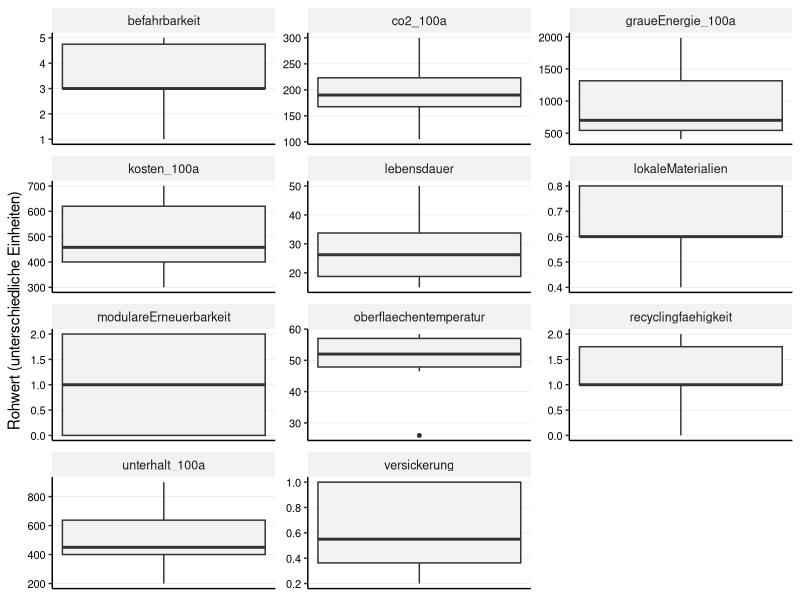

The R script that drew this image: (Note: this script raises an error after producing the figure.)
## ---- chunk 1

library(tidyverse)
library(readr)
library(ggplot2)
library(forcats)
library(tidytext)
library(patchwork)

## ---- chunk 2

## 1. Daten Importieren

# Liest die Rohdaten für die Beläge ein
df_belaege_raw <- read_delim(
  "01_data_input/Belaege_tidy.csv",
  delim = ";"
)

# Liest die Gewichtungen für alle vier Szenarien ein
weights_s0_raw <- read_delim(
  "01_data_input/Belaege_Gewichtung_Szenario0.csv",
  delim = ";"
)
weights_s1_raw <- read_delim(
  "01_data_input/Belaege_Gewichtung_Szenario1.csv",
  delim = ";"
)
weights_s2_raw <- read_delim(
  "01_data_input/Belaege_Gewichtung_Szenario2.csv",
  delim = ";"
)
weights_s3_raw <- read_delim(
  "01_data_input/Belaege_Gewichtung_Szenario3.csv",
  delim = ";"
)
## ---- chunk 3
#| include: false
# --- PRÜFUNG BLOCK 1 ---

print("--- 1. Check: Spaltennamen Beläge (Sind alle Spaltennamen da?) ---")
colnames(df_belaege_raw)

print("--- 2. Check: Gewichtung S0 (Wurden Spalten getrennt?) ---")
head(weights_s0_raw)

print("--- 3. Check: Gewichtung S3 (Zur Sicherheit) ---")
head(weights_s3_raw)

## ---- chunk 4
# A. Bereinigung der Rohdaten (Belaege_normiert.csv)
df_belaege <- df_belaege_raw %>%
  select(belagskategorie, option, everything()) 

# B. Bereinigung der Gewichtungen (ALLE SZENARIEN)
# Wir fügen den Roh-Dateien die Szenario-Namen hinzu
df_weights_s0 <- weights_s0_raw %>%
  mutate(szenario = "Szenario 0: Baseline (IST)")
df_weights_s1 <- weights_s1_raw %>%
  mutate(szenario = "Szenario 1: Forschungsfokus")
df_weights_s2 <- weights_s2_raw %>%
  mutate(szenario = "Szenario 2: Radikale Vermeidung")
df_weights_s3 <- weights_s3_raw %>%
  mutate(szenario = "Szenario 3: Radikaler Lebenszyklus")

# Jetzt binden wir sie zu einer finalen Gewichtungs-Tabelle zusammen
df_weights <- bind_rows(df_weights_s0, df_weights_s1, df_weights_s2, df_weights_s3) %>%
  # Berechne das Gesamtgewicht (gewicht) aus den Rohspalten,
  mutate(
    gewicht = group_weight * within_group_weight
  ) %>%
   # umbenennen für den Join
  rename(
    bewertungskategorie = criterion_id
  ) %>%
  # Auswählen der Spalten, die der Rest des Skripts braucht
  select(szenario, bewertungskategorie, gewicht, group_id)

## ---- chunk 5
#| include: false
# --- PRÜFUNG BLOCK 2 ---

print(df_weights, n = 44)

print("--- Check: Stichprobe der Gewichte ---")
# Zeig mir mal S0 und S3 im Vergleich für Kosten
df_weights %>% 
  filter(bewertungskategorie == "initialkosten_100a") %>%
  select(szenario, gewicht)

## ---- chunk 6
# 3.1 Wide-to-Long
df_belaege_long <- df_belaege %>%
  pivot_longer(
    cols = where(is.numeric), 
    names_to = "bewertungskategorie", 
    values_to = "wert"
  )

# 3.2 JOIN mit Gewichtung
# WICHTIG: Wir nutzen left_join. 
# Alles was in der Gewichtungstabelle fehlt (wie 'initialkosten'), bekommt hier gewicht = NA.
df_belaege_joined <- df_belaege_long %>%
  left_join(df_weights, by = "bewertungskategorie", relationship = "many-to-many")

## ---- chunk 7
#| include: false
# --- PRÜFUNG BLOCK 3 ---

print(df_belaege_joined, n = 44)

print("--- Check: Hat 'initialkosten' KEIN Gewicht (NA)? ---")
df_belaege_joined %>%
  filter(bewertungskategorie == "initialkosten") %>%
  select(szenario, bewertungskategorie, gewicht) %>%
  distinct() %>%
  head(2) # Sollte NA zeigen (oder leer sein, falls S0)

print("--- Check: Hat 'initialkosten_100a' ein Gewicht? ---")
df_belaege_joined %>%
  filter(bewertungskategorie == "initialkosten_100a") %>%
  filter(szenario == "Szenario 0: Baseline (IST)") %>%
  select(szenario, bewertungskategorie, gewicht) %>%
  distinct() %>%
  head(2) # Sollte 0.1 zeigen

## ---- chunk 8
# -------------------------------------------------------
# TEIL 1: Boxplot der Rohwerte (Überblick)  (Scientific Style)
# -------------------------------------------------------
# Hinweis: Da die Einheiten gemischt sind, nutzen wir facet_wrap mit freien Skalen.
plot_rohwerte <- ggplot(df_belaege_long, aes(y = wert)) +
  geom_boxplot(fill = "grey95", width = 0.5, outlier.size = 1) +
  
  # Facetten für jedes Kriterium
  facet_wrap(~bewertungskategorie, scales = "free", ncol = 3) +
  
  labs(
    title = NULL, 
    subtitle = NULL,
    x = NULL,
    y = "Rohwert (unterschiedliche Einheiten)"
  ) +
  
  theme_classic(base_size = 11) +
  
  theme(
    # Nur horizontale Gitterlinien (y) sind wichtig zum Ablesen der Werte
    panel.grid.major.y = element_line(color = "grey90", linewidth = 0.2),
    panel.grid.major.x = element_blank(),
    
    # Facetten-Label
    strip.background = element_rect(fill = "grey95", color = NA),
    strip.text = element_text(face = "plain", size = 9),
    
    # Y-Achse (Werte) MUSS sichtbar sein:
    axis.text.y = element_text(size = 8, color = "black"), 
    
    # X-Achse (unten) kann leer sein:
    axis.text.x = element_blank(),
    axis.ticks.x = element_blank()
  )

# print(plot_rohwerte)

## ---- chunk 9
#| include: false
# Speicher des Plots
ggsave("02_export/plots/check_01_rohwerte_verteilung_belaege.png", 
       plot = plot_rohwerte, width = 10, height = 8, dpi = 300)

## ---- chunk 10
#| label: fig-lebenszyklus-final-clean
#| fig.width: 10
#| fig.height: 12
#| out.width: "100%"
#| warning: false


# -------------------------------------------------------
# TEIL 2: KOSTEN (Gestapelt: Erneuerungszyklen + Unterhalt)
# -------------------------------------------------------

# 1. Daten vorbereiten
df_kosten_calc <- df_belaege %>%
  select(belagskategorie, option, initialkosten, initialkosten_100a, unterhalt_100a) %>%
  mutate(
    n_zyklen = round(initialkosten_100a / initialkosten),
    total_kosten = initialkosten_100a + unterhalt_100a
  )

# 2. Datensatz "aufblasen"
df_invest_expanded <- df_kosten_calc %>%
  uncount(n_zyklen) %>%
  mutate(
    kostenart = "Investitionskosten (pro Erneuerungszyklus)",
    wert = initialkosten,
    label_text = as.character(round(initialkosten, 0))
  )

df_unterhalt <- df_kosten_calc %>%
  mutate(
    kostenart = "Unterhaltskosten (kumuliert 100a)",
    wert = unterhalt_100a,
    label_text = as.character(round(unterhalt_100a, 0)) 
  )

df_plot_kosten_final <- bind_rows(df_invest_expanded, df_unterhalt) %>%
  mutate(option_sortiert = reorder(option, initialkosten_100a + unterhalt_100a)) %>%
  mutate(kosten_label = fct_relevel(kostenart, 
                                    "Unterhaltskosten (kumuliert 100a)", 
                                    "Investitionskosten (pro Erneuerungszyklus)"))

# 3. Plot Kosten erstellen
plot_kosten_stacked <- ggplot(df_plot_kosten_final, 
       aes(x = option_sortiert, y = wert, fill = kosten_label)) +
  
  # Balken mit weissen Trennlinien
  geom_col(width = 0.7, color = "white", linewidth = 0.3) + 
  
  # Beschriftung: Mittig im Block
  geom_text(aes(label = label_text), 
            position = position_stack(vjust = 0.5), 
            size = 2.5, 
            color = "white") +
  
  scale_fill_manual(values = c(
    "Investitionskosten (pro Erneuerungszyklus)" = "#084594", 
    "Unterhaltskosten (kumuliert 100a)" = "#9ecae1"
  )) +
  
  scale_y_continuous(breaks = seq(0, 3000, 200)) + 
  scale_x_discrete(labels = function(x) stringr::str_wrap(x, width = 20)) +
  
  labs(
    title = NULL,
    x = NULL,
    y = "Kosten [CHF/m²]",
    fill = NULL 
  ) +
  
  theme_classic(base_size = 11) +
  
  theme(
    legend.position = "bottom",
    panel.grid.major.y = element_line(color = "grey90", linewidth = 0.2),
    panel.grid.major.x = element_blank(),
    axis.text.x = element_text(angle = 45, hjust = 1, size = 10, color = "black"),
    axis.text.y = element_text(size = 10, color = "black"),
    plot.margin = margin(t = 5, r = 5, b = 10, l = 5, unit = "mm")
  ) +
  guides(fill = guide_legend(reverse = TRUE))

# print(plot_kosten_stacked)
## ---- chunk 11
#| include: false
# Speichern Kosten
ggsave("02_export/plots/Abb_Lebenszyklus_Kosten_Stacked_Zyklen.png", 
       plot = plot_kosten_stacked, width = 8, height = 8, dpi = 300)
## ---- chunk 12
# -------------------------------------------------------
# TEIL 3: UMWELT (Korrigiert: Beschriftung überall an)
# -------------------------------------------------------

# --- Plot A: CO2-Emissionen ---
df_co2 <- df_belaege %>%
  select(belagskategorie, option, wert = co2_100a) %>%
  mutate(kategorie = fct_relevel(belagskategorie, "Asphalt", "Pflaster", "Sickerbeläge")) %>%
  mutate(option_sortiert = reorder(option, wert))

p_co2 <- ggplot(df_co2, aes(x = option_sortiert, y = wert, fill = kategorie)) + 
  geom_col(width = 0.7) + 
  
  scale_fill_manual(values = c("Asphalt" = "#084594", "Pflaster" = "#4292c6", "Sickerbeläge" = "#9ecae1")) +
  
  scale_y_continuous(breaks = seq(0, 1000, 50)) +
  
  scale_x_discrete(labels = function(x) stringr::str_wrap(x, width = 20)) +
  
  # Titel angepasst (kein X-Titel, aber Y-Titel)
  labs(title = "CO\u2082-Emissionen (100a)", y = "kg CO\u2082-eq/m\u00B2", x = NULL) +
  
  theme_classic(base_size = 11) +
  theme(
    legend.position = "none", 
    plot.title = element_text(face = "plain", size = 11, hjust = 0),
    axis.title.y = element_text(face = "plain", size = 10, color = "black"),
    panel.grid.major.y = element_line(color = "grey90", linewidth = 0.2), 
    panel.grid.major.x = element_blank(),
    
    # HIER GEÄNDERT: Beschriftung wieder EINSCHALTEN!
    axis.text.x = element_text(angle = 45, hjust = 1, size = 10, color = "black"),
    
    # Margin unten erhöhen, damit Platz für den Text ist
    plot.margin = margin(t = 5, r = 5, b = 10, l = 5, unit = "mm")
  )


# --- Plot B: Graue Energie ---
df_grau <- df_belaege %>%
  select(belagskategorie, option, wert = graueEnergie_100a) %>%
  mutate(kategorie = fct_relevel(belagskategorie, "Asphalt", "Pflaster", "Sickerbeläge")) %>%
  mutate(option_sortiert = reorder(option, wert))

p_grau <- ggplot(df_grau, aes(x = option_sortiert, y = wert, fill = kategorie)) + 
  geom_col(width = 0.7) + 
  
  scale_fill_manual(values = c("Asphalt" = "#084594", "Pflaster" = "#4292c6", "Sickerbeläge" = "#9ecae1")) +
  
  scale_y_continuous(breaks = seq(0, 4000, 200)) +
  
  scale_x_discrete(labels = function(x) stringr::str_wrap(x, width = 20)) +
  
  labs(title = "Graue Energie (100a)", y = "kWh/m\u00B2", x = NULL, fill = "Belagskategorie") +
  
  theme_classic(base_size = 11) +
  theme(
    legend.position = "bottom",
    plot.title = element_text(face = "plain", size = 11, hjust = 0),
    axis.title.y = element_text(face = "plain", size = 10, color = "black"),
    panel.grid.major.y = element_line(color = "grey90", linewidth = 0.2), 
    panel.grid.major.x = element_blank(),
    
    axis.text.x = element_text(angle = 45, hjust = 1, size = 10, color = "black"),
    
    plot.margin = margin(t = 10, r = 5, b = 5, l = 5, unit = "mm")
  )

# --- Zusammenfügen ---
# Patchwork regelt das Layout automatisch. 
# Da p_co2 jetzt Text unten hat, brauchen wir ggf. etwas mehr Gesamthöhe beim Speichern.
plot_umwelt_combined <- p_co2 / p_grau

print(plot_umwelt_combined)
## ---- chunk 13
#| include: false
ggsave("02_export/plots/Abb_Belaege_Umwelt_clean.png", 
       plot = plot_umwelt_combined, width = 10, height = 14, dpi = 300)
## ---- chunk 14
# 5.1 Definieren: Wo ist "weniger" besser?
kriterien_lower_is_better <- c(
  "initialkosten", 
  "initialkosten_100a", 
  "unterhalt_100a", 
  "co2_100a", 
  "graueEnergie_100a",
  "oberflaechentemperatur" 
)

# 5.2 Min-Max-Skalierung
# Wir normieren ALLES (auch ungewichtete Infos), damit wir sie plotten können.
# WICHTIG: Hier NICHT nach Gewicht filtern, sonst verschwinden die Initialkosten!
df_belaege_normalized <- df_belaege_joined %>%
  filter(!is.na(wert)) %>% # Nur Zeilen ohne Werte löschen
  group_by(bewertungskategorie) %>%
  mutate(
    min_wert = min(wert, na.rm = TRUE),
    max_wert = max(wert, na.rm = TRUE),
    # Berechnung des Scores
    score_normiert = case_when(
      # Sonderfall: Wenn Min und Max gleich sind (alle gleich gut) -> Score 1
      (max_wert - min_wert) == 0 ~ 1,
      # Normale Skalierung (higher is better)
      !(bewertungskategorie %in% kriterien_lower_is_better) ~ (wert - min_wert) / (max_wert - min_wert),
      # Invertierte Skalierung (lower is better)
      bewertungskategorie %in% kriterien_lower_is_better ~ 1 - ((wert - min_wert) / (max_wert - min_wert))
    )
  ) %>%
ungroup()

## ---- chunk 15
#| include: false
# --- PRÜFUNG BLOCK 5 ---

print("--- Check: Sind alle Kriterien da (auch die ohne Gewicht) und ist der Score Normiert zwischen 0 und 1? ---")
df_min_max_check <- df_belaege_normalized %>%
  select(bewertungskategorie, min_wert, max_wert, score_normiert) %>%
  distinct()

print(df_min_max_check)

print("--- Check: Haben 'initialkosten' einen Score bekommen? ---")
# Wir testen eine Zeile stichprobenartig
df_belaege_normalized %>%
  filter(bewertungskategorie == "initialkosten") %>%
  select(option, wert, score_normiert) %>%
  head(3)

# Prüfen, ob der Join geklappt hat (Gewicht da?):
print("--- Check Gewicht für Kosten ---")
df_belaege_normalized %>%
  filter(bewertungskategorie %in% c("initialkosten", "initialkosten_100a")) %>%
  select(szenario, bewertungskategorie, gewicht) %>%
  distinct() %>%
  print()
## ---- chunk 16
# Boxplot der normierten Scores (Scientific Style)
# Ziel: Überprüfen, ob die Min-Max-Skalierung funktioniert hat.
# Alle Boxplots müssen zwischen 0 und 1 liegen.

plot_normiert <- ggplot(df_belaege_normalized, aes(x = bewertungskategorie, y = score_normiert)) +
  geom_boxplot(fill = "grey90", width = 0.6, outlier.colour = "black", outlier.size = 1) +
  
  coord_flip() +
  
  # Fixe Skala 0-1
  scale_y_continuous(limits = c(0, 1), expand = c(0, 0.05)) +
  
  labs(
    title = NULL,
    subtitle = NULL,
    x = NULL, # Kriterien-Namen stehen an der Achse
    y = "Normierter Score (0 = schlecht, 1 = ideal)"
  ) +
  
  theme_classic(base_size = 11) +
  
  theme(
    # Gitterlinien: Vertikal wichtig (um 0.5 etc. zu sehen), Horizontal weg
    panel.grid.major.x = element_line(color = "grey90", linewidth = 0.2),
    panel.grid.major.y = element_blank(),
    
    # Achsen-Texte
    axis.text.y = element_text(color = "black", size = 10), # Kriterien-Namen
    axis.text.x = element_text(color = "black", size = 10)  # Zahlen 0-1
  )


#print(plot_normiert)

## ---- chunk 17
#| include: false
ggsave("02_export/plots/check_02_normierte_scores_belaege.png", 
       plot = plot_normiert, width = 10, height = 7, dpi = 300)
## ---- chunk 18
# --- PRÜFUNG BLOCK 6 ---

print("--- Check: Liegen alle Scores zwischen 0 und 1? ---")
summary(df_belaege_normalized$score_normiert)
# Min sollte >= 0.00 sein, Max <= 1.00

print("--- Check: Sind 'initialkosten' im Boxplot-Datensatz enthalten? ---")
# Wir zählen, wie viele Datenpunkte wir pro Kategorie haben
df_belaege_normalized %>%
  filter(bewertungskategorie %in% c("initialkosten", "initialkosten_100a")) %>%
  count(bewertungskategorie)
## ---- chunk 19
# 7.1 Berechnung Score pro Kriterium
df_mca_calculated <- df_belaege_normalized %>%
  # HIER filtern wir alles raus, was kein Gewicht hat (z.B. reine Initialkosten)
  filter(!is.na(gewicht)) %>% 
  mutate(MCA_score_kriterium = score_normiert * gewicht)

# 7.2 Aggregation pro Szenario
# Wir summieren die Scores pro Baum und Szenario
df_mca_total <- df_mca_calculated %>%
  group_by(szenario, belagskategorie, option) %>%
  summarise(MCA_gesamtscore = sum(MCA_score_kriterium, na.rm = TRUE), .groups = 'drop') %>%
  # Sortierung: Erst nach Szenario, dann nach Punktzahl
  arrange(szenario, desc(MCA_gesamtscore)) 

# Anzeigen der Ergebnisse
print("--- MCA Gesamtergebnis (Auszug) ---")
print(df_mca_total, n = 20)

# 7.3 - Auswahl der "Top 3 Sieger"
# Ziel: Für jedes der 4 Szenarien die Top 3 Beläge aus dem Gesamtranking
N_BELAEGE_AUSWAEHLEN <- 3

df_sieger_belaege <- df_mca_total %>%
  group_by(szenario) %>%
  # Wählt die N besten Beläge innerhalb jedes Szenarios aus
  slice_max(MCA_gesamtscore, n = N_BELAEGE_AUSWAEHLEN) %>%
  ungroup() %>%
  # Ordnen für bessere Lesbarkeit
  arrange(szenario, desc(MCA_gesamtscore))

# Anzeigen der 12 Sieger-Optionen (4 Szenarien * 3 Beläge)
print(paste("--- Top", N_BELAEGE_AUSWAEHLEN, "Beläge pro Szenario (für Zeitstrahl-Analyse) ---"))
print(df_sieger_belaege, n = 12)

## ---- chunk 20
#| include: false
# 7.4 Export der Tabellen
write_csv2(
  df_sieger_belaege,
  file = "02_export/tables/mca_top3_belaege_pro_szenario.csv"
)
write_csv2(
  df_mca_total, 
  file = "02_export/tables/mca_rangliste_alle_szenarien.csv"
)
write_csv2(
  df_mca_calculated, 
  file = "02_export/tables/mca_details_berechnung_alle_szenarien.csv"
)

# --- PRÜFUNG BLOCK 7 ---

print("--- Check: Enthält die Berechnung noch Zeilen ohne Gewicht? ---")
# Sollte 0 Zeilen ergeben
df_mca_calculated %>% filter(is.na(gewicht)) %>% count()

print("--- Check: Plausibilität Ergebnisse (S0 Baseline) ---")
# Zeig mir die Top 3 von Szenario 0
df_sieger_belaege %>% 
  filter(szenario == "Szenario 0: Baseline (IST)") %>%
  select(option, MCA_gesamtscore)

## ---- chunk 21

# --- Datenaufbereitung für Stacked Plot (einmalig & aufgehübscht) ---
df_mca_groups_belaege_plot <- df_mca_calculated %>%
  group_by(szenario, belagskategorie, option, group_id) %>%
  summarise(gruppen_score = sum(MCA_score_kriterium, na.rm = TRUE), .groups = 'drop') %>%
  left_join(df_mca_total, by = c("szenario", "belagskategorie", "option")) %>%
  mutate(group_label_clean = case_when(
    group_id == "langlebigkeit" ~ "Langlebigkeit",
    group_id == "wirtschaftlichkeit" ~ "Wirtschaftlichkeit",
    group_id == "multifunktionale_nutzungsqualitaet" ~ "Multifunktionale Nutzungsqualität",
    group_id == "umweltwirkung" ~ "Umweltwirkung",
    group_id == "kreislauffaehigkeit" ~ "Kreislauffähigkeit",
    TRUE ~ group_id
  ))

# 1. Farben definieren (Einheitlich zur gesamten Arbeit)
colors_kategorie <- c(
  "Asphalt" = "#084594", 
  "Pflaster" = "#4292c6", 
  "Sickerbeläge" = "#9ecae1")

# 2. Farben für Kriterien-Gruppen
colors_gruppen <- c(
  "Langlebigkeit" = "#08306b",                     # Dunkelstes Blau (Zeit)
  "Wirtschaftlichkeit" = "#2171b5",                # Dunkles Mittelblau (Geld)
  "Multifunktionale Nutzungsqualität" = "#4292c6", # Mittelblau
  "Umweltwirkung" = "#9ecae1",                     # Hellblau
  "Kreislauffähigkeit" = "#deebf7"                 # Sehr helles Blau/Grau
)
## ---- chunk 22
#| label: fig-mca-plots-belaege-s0
#| fig.width: 13
#| fig.height: 8
#| out.width: "95%"
#| dpi: 300

# --- Plot 1: Ranking (Szenario 0) ---
data_s0 <- df_mca_total %>% filter(szenario == "Szenario 0: Baseline (IST)")

plot_s0_rank <- ggplot(data_s0,
       aes(x = MCA_gesamtscore,
           y = fct_reorder(option, MCA_gesamtscore), 
           fill = belagskategorie)) + 
  geom_col(width = 0.7) +
  
  scale_x_continuous(limits = c(0, 1), expand = c(0, 0.05)) + 
  scale_y_discrete(labels = function(x) stringr::str_wrap(x, width = 40)) +
  scale_fill_manual(values = colors_kategorie) +
  
  labs(
    title = NULL, 
    x = "MCA Score (0-1)", 
    y = NULL, 
    fill = "Kategorie"
  ) +

  theme_classic(base_size = 11) + 

  theme(
    legend.position = "bottom",
    panel.grid.major.y = element_blank(),
    panel.grid.major.x = element_line(color = "grey90", linewidth = 0.2),
    axis.text = element_text(color = "black"),
    plot.margin = margin(t = 5, r = 10, b = 5, l = 5, unit = "mm")
  )

# print(plot_s0_rank, width = 10, height = 7)
## ---- chunk 23
#| include: false
ggsave("02_export/plots/mca_gesamtergebnis_s0_belaege.png",
       plot = plot_s0_rank, width = 10, height = 7, dpi = 300)
## ---- chunk 24
# --- Plot 2: Stacked Detail (Szenario 0) ---
data_s0_groups <- df_mca_groups_belaege_plot %>% filter(szenario == "Szenario 0: Baseline (IST)")

plot_s0_stack <- ggplot(data_s0_groups,
       aes(x = gruppen_score,
           y = fct_reorder(option, MCA_gesamtscore), 
           fill = group_label_clean)) + 
  geom_col(position = "stack", width = 0.7) +
  
  scale_x_continuous(limits = c(0, 1), expand = c(0, 0.05)) +
  scale_y_discrete(labels = function(x) stringr::str_wrap(x, width = 40)) +
  scale_fill_manual(values = colors_gruppen) +
  
  labs(
    title = NULL, 
    x = "Beitrag zum Score", 
    y = NULL, 
    fill = "Kriteriengruppe"
  ) +
  theme_classic(base_size = 11) + 
  theme(
    legend.position = "bottom",
    legend.text = element_text(size = 9),
    legend.box = "vertical",
    panel.grid.major.y = element_blank(),
    panel.grid.major.x = element_line(color = "grey90", linewidth = 0.2),
    axis.text = element_text(color = "black"),
    plot.margin = margin(t = 5, r = 10, b = 5, l = 5, unit = "mm")
  ) +
  guides(fill = guide_legend(nrow = 2, byrow = TRUE))

# print(plot_s0_stack)
## ---- chunk 25
#| include: false
ggsave("02_export/plots/mca_detail_gruppen_s0_belaege.png",
       plot = plot_s0_stack, width = 10, height = 7, dpi = 300)
## ---- chunk 26
#| label: fig-mca-plots-belaege-s1
#| fig.width: 13
#| fig.height: 8
#| out.width: "95%"
#| dpi: 300

# --- Plot 1: Ranking (Szenario 1) ---
data_s1 <- df_mca_total %>% filter(szenario == "Szenario 1: Forschungsfokus")

plot_s1_rank <- ggplot(data_s1,
       aes(x = MCA_gesamtscore,
           y = fct_reorder(option, MCA_gesamtscore), 
           fill = belagskategorie)) + 
  geom_col(width = 0.7) +
  scale_x_continuous(limits = c(0, 1), expand = c(0, 0.05)) + 
  scale_y_discrete(labels = function(x) stringr::str_wrap(x, width = 40)) +
  scale_fill_manual(values = colors_kategorie) +
  labs(
    title = NULL, 
    x = "MCA Score (0-1)", 
    y = NULL, 
    fill = "Kategorie"
  ) +
  theme_classic(base_size = 11) + 
  theme(
    legend.position = "bottom",
    panel.grid.major.y = element_blank(),
    panel.grid.major.x = element_line(color = "grey90", linewidth = 0.2),
    axis.text = element_text(color = "black"),
    plot.margin = margin(t = 5, r = 10, b = 5, l = 5, unit = "mm")
  )

# print(plot_s1_rank)
## ---- chunk 27
#| include: false
ggsave("02_export/plots/mca_gesamtergebnis_s1_belaege.png",
       plot = plot_s1_rank, width = 10, height = 7, dpi = 300)
## ---- chunk 28
# --- Plot 2: Stacked Detail (Szenario 1) ---
data_s1_groups <- df_mca_groups_belaege_plot %>% filter(szenario == "Szenario 1: Forschungsfokus")

plot_s1_stack <- ggplot(data_s1_groups,
       aes(x = gruppen_score,
           y = fct_reorder(option, MCA_gesamtscore), 
           fill = group_label_clean)) + 
  geom_col(position = "stack", width = 0.7) +
  scale_x_continuous(limits = c(0, 1), expand = c(0, 0.05)) +
  scale_y_discrete(labels = function(x) stringr::str_wrap(x, width = 40)) +
  scale_fill_manual(values = colors_gruppen) +
  labs(
    title = NULL, 
    x = "Beitrag zum Score", 
    y = NULL, 
    fill = "Kriteriengruppe"
  ) +
  theme_classic(base_size = 11) + 
  theme(
    legend.position = "bottom",
    legend.text = element_text(size = 9), 
    legend.box = "vertical",
    panel.grid.major.y = element_blank(),
    panel.grid.major.x = element_line(color = "grey90", linewidth = 0.2),
    axis.text = element_text(color = "black"),
    plot.margin = margin(t = 5, r = 10, b = 5, l = 5, unit = "mm")
  ) +
  guides(fill = guide_legend(nrow = 2, byrow = TRUE))

# print(plot_s1_stack)
## ---- chunk 29
#| include: false
ggsave("02_export/plots/mca_detail_gruppen_s1_belaege.png",
       plot = plot_s1_stack, width = 10, height = 7, dpi = 300)
## ---- chunk 30
#| label: fig-mca-plots-belaege-s2
#| fig.width: 13
#| fig.height: 8
#| out.width: "95%"
#| dpi: 300

# --- Plot 1: Ranking (Szenario 2) ---
data_s2 <- df_mca_total %>% filter(szenario == "Szenario 2: Radikale Vermeidung")

plot_s2_rank <- ggplot(data_s2,
       aes(x = MCA_gesamtscore,
           y = fct_reorder(option, MCA_gesamtscore), 
           fill = belagskategorie)) + 
  geom_col(width = 0.7) +
  scale_x_continuous(limits = c(0, 1), expand = c(0, 0.05)) + 
  scale_y_discrete(labels = function(x) stringr::str_wrap(x, width = 40)) +
  scale_fill_manual(values = colors_kategorie) +
  labs(
    title = NULL, 
    x = "MCA Score (0-1)", 
    y = NULL, 
    fill = "Kategorie"
  ) +
  theme_classic(base_size = 11) + 
  theme(
    legend.position = "bottom",
    panel.grid.major.y = element_blank(),
    panel.grid.major.x = element_line(color = "grey90", linewidth = 0.2),
    axis.text = element_text(color = "black"),
    plot.margin = margin(t = 5, r = 10, b = 5, l = 5, unit = "mm")
  )

#print(plot_s2_rank)

## ---- chunk 31
#| include: false
ggsave("02_export/plots/mca_gesamtergebnis_s2_belaege.png",
       plot = plot_s2_rank, width = 10, height = 7, dpi = 300)
## ---- chunk 32
# --- Plot 2: Stacked Detail (Szenario 2) ---
data_s2_groups <- df_mca_groups_belaege_plot %>% filter(szenario == "Szenario 2: Radikale Vermeidung")

plot_s2_stack <- ggplot(data_s2_groups,
       aes(x = gruppen_score,
           y = fct_reorder(option, MCA_gesamtscore), 
           fill = group_label_clean)) + 
  geom_col(position = "stack", width = 0.7) +
  scale_x_continuous(limits = c(0, 1), expand = c(0, 0.05)) +
  scale_y_discrete(labels = function(x) stringr::str_wrap(x, width = 40)) +
  scale_fill_manual(values = colors_gruppen) +
  labs(
    title = NULL, 
    x = "Beitrag zum Score", 
    y = NULL, 
    fill = "Kriteriengruppe"
  ) +
  theme_classic(base_size = 11) + 
  theme(
    legend.position = "bottom",
    legend.text = element_text(size = 9), 
    legend.box = "vertical",
    panel.grid.major.y = element_blank(),
    panel.grid.major.x = element_line(color = "grey90", linewidth = 0.2),
    axis.text = element_text(color = "black"),
    plot.margin = margin(t = 5, r = 10, b = 5, l = 5, unit = "mm")
  ) +
  guides(fill = guide_legend(nrow = 2, byrow = TRUE))

# print(plot_s2_stack)
## ---- chunk 33
#| include: false
ggsave("02_export/plots/mca_detail_gruppen_s2_belaege.png",
       plot = plot_s2_stack, width = 10, height = 7, dpi = 300)

## ---- chunk 34
#| label: fig-mca-plots-belaege-s3
#| fig.width: 13
#| fig.height: 8
#| out.width: "95%"
#| dpi: 300

# --- Plot 1: Ranking (Szenario 3) ---
data_s3 <- df_mca_total %>% filter(szenario == "Szenario 3: Radikaler Lebenszyklus")

plot_s3_rank <- ggplot(data_s3,
       aes(x = MCA_gesamtscore,
           y = fct_reorder(option, MCA_gesamtscore), 
           fill = belagskategorie)) + 
  geom_col(width = 0.7) +
  scale_x_continuous(limits = c(0, 1), expand = c(0, 0.05)) + 
  scale_y_discrete(labels = function(x) stringr::str_wrap(x, width = 40)) +
  scale_fill_manual(values = colors_kategorie) +
  labs(
    title = NULL, 
    x = "MCA Score (0-1)", 
    y = NULL, 
    fill = "Kategorie"
  ) +
  theme_classic(base_size = 11) + 
  theme(
    legend.position = "bottom",
    panel.grid.major.y = element_blank(),
    panel.grid.major.x = element_line(color = "grey90", linewidth = 0.2),
    axis.text = element_text(color = "black"),
    plot.margin = margin(t = 5, r = 10, b = 5, l = 5, unit = "mm")
  )

# print(plot_s3_rank)
## ---- chunk 35
#| include: false
ggsave("02_export/plots/mca_gesamtergebnis_s3_belaege.png",
       plot = plot_s3_rank, width = 10, height = 7, dpi = 300)
## ---- chunk 36
# --- Plot 2: Stacked Detail (Szenario 3) ---
data_s3_groups <- df_mca_groups_belaege_plot %>% filter(szenario == "Szenario 3: Radikaler Lebenszyklus")

plot_s3_stack <- ggplot(data_s3_groups,
       aes(x = gruppen_score,
           y = fct_reorder(option, MCA_gesamtscore), 
           fill = group_label_clean)) + 
  geom_col(position = "stack", width = 0.7) +
  scale_x_continuous(limits = c(0, 1), expand = c(0, 0.05)) +
  scale_y_discrete(labels = function(x) stringr::str_wrap(x, width = 40)) +
  scale_fill_manual(values = colors_gruppen) +
  labs(
    title = NULL, 
    x = "Beitrag zum Score", 
    y = NULL, 
    fill = "Kriteriengruppe"
  ) +
  theme_classic(base_size = 11) + 
  theme(
    legend.position = "bottom",
    legend.text = element_text(size = 9), 
    legend.box = "vertical",
    panel.grid.major.y = element_blank(),
    panel.grid.major.x = element_line(color = "grey90", linewidth = 0.2),
    axis.text = element_text(color = "black"),
    plot.margin = margin(t = 5, r = 10, b = 5, l = 5, unit = "mm")
  ) +
  guides(fill = guide_legend(nrow = 2, byrow = TRUE))

# print(plot_s3_stack)
## ---- chunk 37
#| include: false
ggsave("02_export/plots/mca_detail_gruppen_s3_belaege.png",
       plot = plot_s3_stack, width = 10, height = 7, dpi = 300)
